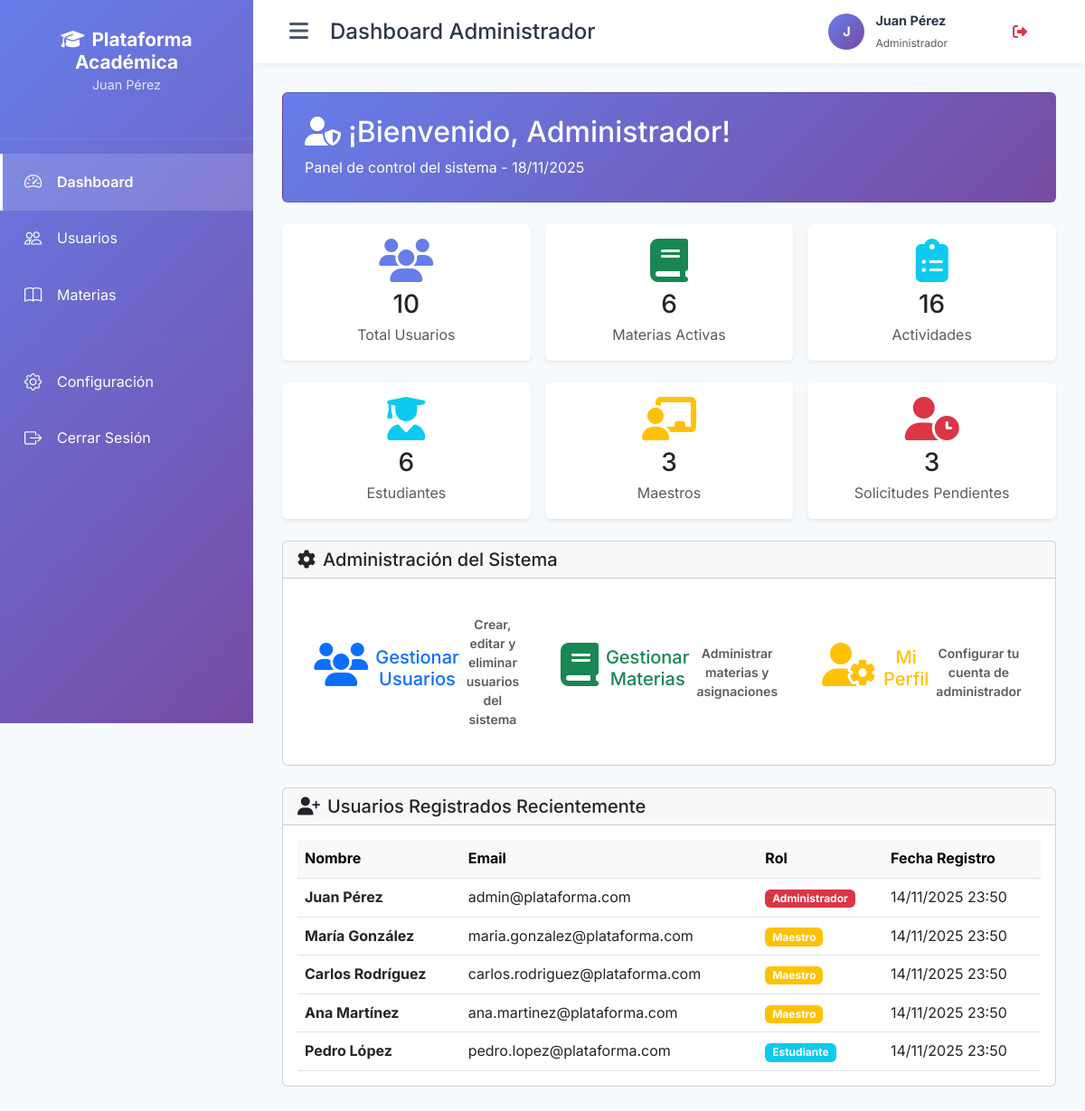
The app's page /views/dashboard_administrador.php (signed in) with its own data.
### tables this page shows
CREATE TABLE `usuarios` (
  `id_usuario` int NOT NULL,
  `nombre` varchar(100) NOT NULL,
  `apellido` varchar(100) NOT NULL,
  `email` varchar(150) NOT NULL,
  `password` varchar(255) NOT NULL,
  `rol` enum('administrador','maestro','estudiante') NOT NULL,
  `fecha_registro` datetime DEFAULT CURRENT_TIMESTAMP,
  `activo` tinyint(1) DEFAULT '1',
  `foto_perfil` varchar(255) DEFAULT NULL
);

### includes/helpers.php (called while the page is built, shortened)
<?php
function formatearFecha($fecha, $formato = 'd/m/Y H:i') {
    $timestamp = is_numeric($fecha) ? $fecha : strtotime($fecha);
    return date($formato, $timestamp);
}

### views/dashboard_administrador.php (the view, shortened to what this page needs)
<?php
require_once ROOT_PATH . '/includes/helpers.php';
$db = Database::getInstance()->getConnection();
try {
    $stmt = $db->prepare("SELECT COUNT(*) as total FROM usuarios WHERE activo = 1");
    $stmt->execute();
    $totalUsuarios = $stmt->fetch()['total'];
    $stmt = $db->prepare("SELECT COUNT(*) as total FROM usuarios WHERE rol = 'estudiante' AND activo = 1");
    $stmt->execute();
    $totalEstudiantes = $stmt->fetch()['total'];
    $stmt = $db->prepare("SELECT COUNT(*) as total FROM usuarios WHERE rol = 'maestro' AND activo = 1");
    $stmt->execute();
    $totalMaestros = $stmt->fetch()['total'];
    $stmt = $db->prepare("SELECT COUNT(*) as total FROM materias WHERE activa = 1");
    $stmt->execute();
    $totalMaterias = $stmt->fetch()['total'];
    $stmt = $db->prepare("SELECT COUNT(*) as total FROM inscripciones WHERE estado = 'pendiente'");
    $stmt->execute();
    $inscripcionesPendientes = $stmt->fetch()['total'];
    $stmt = $db->prepare("SELECT COUNT(*) as total FROM actividades WHERE activa = 1");
    $stmt->execute();
    $actividadesActivas = $stmt->fetch()['total'];
} catch (PDOException $e) {
    error_log("Error: " . $e->getMessage());
    $totalUsuarios = $totalEstudiantes = $totalMaestros = 0;
    $totalMaterias = $inscripcionesPendientes = $actividadesActivas = 0;
}
require_once ROOT_PATH . '/includes/header.php';
?>
<div class="row mb-4">
    <div class="col-12">
        <div class="card text-white" style="background: linear-gradient(135deg, #667eea 0%, #764ba2 100%);">
            <div class="card-body p-4">
                <h2><i class="fas fa-user-shield me-2"></i>¡Bienvenido, Administrador!</h2>
                <p class="mb-0">Panel de control del sistema - <?php echo date('d/m/Y'); ?></p>
            </div>
        </div>
    </div>
</div>
<div class="row g-3 mb-4">
    <div class="col-md-4">
        <div class="card border-0 shadow-sm">
            <div class="card-body text-center">
                <i class="fas fa-users fa-3x text-primary mb-2"></i>
                <h3 class="mb-1"><?php echo $totalUsuarios; ?></h3>
                <p class="text-muted mb-0">Total Usuarios</p>
            </div>
        </div>
    </div>
    <div class="col-md-4">
        <div class="card border-0 shadow-sm">
            <div class="card-body text-center">
                <i class="fas fa-book fa-3x text-success mb-2"></i>
                <h3 class="mb-1"><?php echo $totalMaterias; ?></h3>
                <p class="text-muted mb-0">Materias Activas</p>
            </div>
        </div>
    </div>
    <div class="col-md-4">
        <div class="card border-0 shadow-sm">
            <div class="card-body text-center">
                <i class="fas fa-clipboard-list fa-3x text-info mb-2"></i>
                <h3 class="mb-1"><?php echo $actividadesActivas; ?></h3>
                <p class="text-muted mb-0">Actividades</p>
            </div>
        </div>
    </div>
</div>
<div class="row g-3 mb-4">
    <div class="col-md-4">
        <div class="card border-0 shadow-sm">
            <div class="card-body text-center">
                <i class="fas fa-user-graduate fa-3x text-info mb-2"></i>
                <h3 class="mb-1"><?php echo $totalEstudiantes; ?></h3>
                <p class="text-muted mb-0">Estudiantes</p>
            </div>
        </div>
    </div>
    <div class="col-md-4">
        <div class="card border-0 shadow-sm">
            <div class="card-body text-center">
                <i class="fas fa-chalkboard-teacher fa-3x text-warning mb-2"></i>
                <h3 class="mb-1"><?php echo $totalMaestros; ?></h3>
                <p class="text-muted mb-0">Maestros</p>
            </div>
        </div>
    </div>
    <div class="col-md-4">
        <div class="card border-0 shadow-sm">
            <div class="card-body text-center">
                <i class="fas fa-user-clock fa-3x text-danger mb-2"></i>
                <h3 class="mb-1"><?php echo $inscripcionesPendientes; ?></h3>
                <p class="text-muted mb-0">Solicitudes Pendientes</p>
            </div>
        </div>
    </div>
</div>
<div class="row">
    <div class="col-12">
        <div class="card">
            <div class="card-header">
                <h5 class="mb-0"><i class="fas fa-cog me-2"></i>Administración del Sistema</h5>
            </div>
            <div class="card-body">
                <div class="row g-3">
                    <div class="col-md-4">
                        <a href="<?php echo BASE_URL; ?>/views/usuarios/lista.php" class="btn btn-outline-primary w-100 p-4 h-100 text-decoration-none">
                            <i class="fas fa-users fa-3x d-block mb-3"></i>
                            <h5 class="mb-2">Gestionar Usuarios</h5>
                            <p class="mb-0 small text-muted">Crear, editar y eliminar usuarios del sistema</p>
                        </a>
                    </div>
                    <div class="col-md-4">
                        <a href="<?php echo BASE_URL; ?>/views/materias/lista.php" class="btn btn-outline-success w-100 p-4 h-100 text-decoration-none">
                            <i class="fas fa-book fa-3x d-block mb-3"></i>
                            <h5 class="mb-2">Gestionar Materias</h5>
                            <p class="mb-0 small text-muted">Administrar materias y asignaciones</p>
                        </a>
                    </div>
                    <div class="col-md-4">
                        <a href="<?php echo BASE_URL; ?>/views/usuarios/perfil.php" class="btn btn-outline-warning w-100 p-4 h-100 text-decoration-none">
                            <i class="fas fa-user-cog fa-3x d-block mb-3"></i>
                            <h5 class="mb-2">Mi Perfil</h5>
                            <p class="mb-0 small text-muted">Configurar tu cuenta de administrador</p>
                        </a>
                    </div>
                </div>
            </div>
        </div>
    </div>
</div>
<div class="row mt-4">
    <div class="col-12">
        <div class="card">
            <div class="card-header">
                <h5 class="mb-0"><i class="fas fa-user-plus me-2"></i>Usuarios Registrados Recientemente</h5>
            </div>
            <div class="card-body">
                <?php
                $stmt = $db->prepare("
                    SELECT * FROM usuarios
                    WHERE activo = 1
                    ORDER BY fecha_registro DESC
                    LIMIT 5
                ");
                $stmt->execute();
                $usuariosRecientes = $stmt->fetchAll();
                ?>
                <?php if (empty($usuariosRecientes)): ?>
                    <p class="text-muted text-center py-3">No hay usuarios registrados recientemente</p>
                <?php else: ?>
                    <div class="table-responsive">
                        <table class="table table-hover mb-0">
                            <thead class="table-light">
                                <tr>
                                    <th>Nombre</th>
                                    <th>Email</th>
                                    <th>Rol</th>
                                    <th>Fecha Registro</th>
                                </tr>
                            </thead>
                            <tbody>
                                <?php foreach ($usuariosRecientes as $usuario): ?>
                                <tr>
                                    <td>
                                        <strong><?php echo htmlspecialchars($usuario['nombre'] . ' ' . $usuario['apellido']); ?></strong>
                                    </td>
                                    <td><?php echo htmlspecialchars($usuario['email']); ?></td>
                                    <td>
                                        <span class="badge bg-<?php
                                            echo $usuario['rol'] === 'administrador' ? 'danger' :
                                                ($usuario['rol'] === 'maestro' ? 'warning' : 'info');
                                        ?>">
                                            <?php echo ucfirst($usuario['rol']); ?>
                                        </span>
                                    </td>
                                    <td><?php echo formatearFecha($usuario['fecha_registro']); ?></td>
                                </tr>
                                <?php endforeach; ?>
                            </tbody>
                        </table>
                    </div>
                <?php endif; ?>
            </div>
        </div>
    </div>
</div>
<?php require_once ROOT_PATH . '/includes/footer.php'; ?>

### records on screen
usuarios: nombre+apellido "Juan Pérez", email "admin@plataforma.com", rol "Administrador", fecha_registro "14/11/2025 23:50"
usuarios: nombre+apellido "María González", email "maria.gonzalez@plataforma.com", rol "Maestro", fecha_registro "14/11/2025 23:50"
usuarios: nombre+apellido "Carlos Rodríguez", email "carlos.rodriguez@plataforma.com", rol "Maestro", fecha_registro "14/11/2025 23:50"
usuarios: nombre+apellido "Ana Martínez", email "ana.martinez@plataforma.com", rol "Maestro", fecha_registro "14/11/2025 23:50"
usuarios: nombre+apellido "Pedro López", email "pedro.lopez@plataforma.com", rol "Estudiante", fecha_registro "14/11/2025 23:50"

### other values on screen
APP_NAME "Plataforma Académica"
obtenerNombreUsuario() "Juan Pérez"
$item['text'] "Dashboard"
$item['text'] "Usuarios"
$item['text'] "Materias"
$pageTitle "Dashboard Administrador"
substr($nombre, 0, 1) "J"
$nombre "Juan Pérez"
obtenerRol() "Administrador"
$totalUsuarios "10"
$totalMaterias "6"
$actividadesActivas "16"
$totalEstudiantes "6"
$totalMaestros "3"
$inscripcionesPendientes "3"
